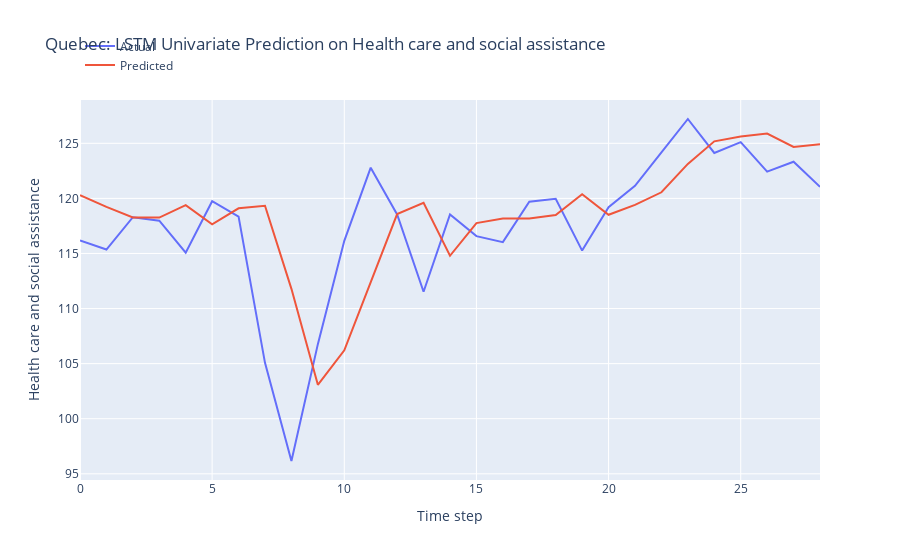

Write notebook code for a chart like this one.
### Markdown cell above
LSTM Model Development

### Code cell
n_features = 1
X_train = X_train.reshape(X_train.shape[0], X_train.shape[1], n_features)

# define model
model = Sequential()
model.add(LSTM(50, activation='relu', input_shape=(n_steps, n_features)))
model.add(Dense(1))

# model = Sequential()
# model.add(LSTM(100, activation='relu', input_shape=(n_steps, n_features), kernel_regularizer=L2(0.001), return_sequences=True))
# model.add(LSTM(50, activation='relu', kernel_regularizer=L2(0.01)))
# model.add(Dense(1))

def r_squared(y_true, y_pred):
    SS_res =  K.sum(K.square(y_true - y_pred)) 
    SS_tot = K.sum(K.square(y_true - K.mean(y_true))) 
    return ( 1 - SS_res/(SS_tot + K.epsilon()) )

# Compile the model
model.compile(optimizer='adam', 
              loss='mse',
              metrics=[r_squared])

early_stopping = EarlyStopping(monitor='loss', patience=5, restore_best_weights=True)

# fit model
history = model.fit(X_train, y_train, 
          epochs = 20,
          batch_size = 32,
          verbose = 0,
          callbacks=[early_stopping])

# Obtain the MSE and R-squared from the last epoch
last_epoch_mse = history.history['loss'][-1]
last_epoch_r_squared = history.history['r_squared'][-1]

# Print the MSE and R-squared
print("Mean Squared Error (MSE) from the last epoch:", last_epoch_mse)
print("R-squared from the last epoch:", last_epoch_r_squared)

# plot loss and r2 score
plt.figure(figsize=(10, 6))

# Plot train loss
plt.plot(history.history['loss'], label='Train Loss')

# Plot train R-squared score
plt.plot(history.history['r_squared'], label='Train R2')

plt.title('Model Training Loss and R-squared Score')
plt.xlabel('Epochs')
plt.ylabel('Value')
plt.legend()
plt.grid(True)
plt.show()

# Evaluate the model
loss = model.evaluate(X_test, y_test)
print("MSE and R_squared:", loss)

# make prediction on test data
X_test = X_test.reshape(X_test.shape[0], X_test.shape[1], n_features)
y_pred = model.predict(X_test)

# Print the first 5 predictions and actual values
print("Predictions:")
flattened_predictions = [pred[0] for pred in y_pred[:10]]
print(flattened_predictions)
# print(y_pred[:10].tolist())
print("Actual values:")
rounded_actual_values = [round(value, len(str(prediction).split('.')[1])) for value, prediction in zip(y_test[:10], flattened_predictions)]
print(rounded_actual_values)

# plot the actual and predicted values for test data
trace1 = go.Scatter(x=np.arange(len(y_test)), y=y_test.flatten(), mode='lines', name='Actual')
trace2 = go.Scatter(x=np.arange(len(y_pred)), y=y_pred.flatten(), mode='lines', name='Predicted')

# Create layout
layout = go.Layout(
    title='Quebec: LSTM Univariate Prediction on Health care and social assistance',
    xaxis=dict(title='Time step'),
    yaxis=dict(title='Health care and social assistance'),
    legend=dict(x=0, y=1.18)
)

# Create figure
fig = go.Figure(data=[trace1, trace2], layout=layout)

# Show plot
fig.show()

### Figure 1 — Plotly figure (JSON) as saved in the notebook; plotly's stock layout.template omitted (floating-point values rounded to 4 significant figures)
{"data": [{"mode": "lines", "name": "Actual", "type": "scatter", "x": [0, 1, 2, 3, 4, 5, 6, 7, 8, 9, 10, 11, 12, 13, 14, 15, 16, 17, 18, 19, 20, 21, 22, 23, 24, 25, 26, 27, 28], "y": [116.2, 115.4, 118.3, 118.0, 115.1, 119.7, 118.3, 105.1, 96.16, 106.8, 116.1, 122.8, 118.5, 111.5, 118.5, 116.6, 116.0, 119.7, 120.0, 115.3, 119.2, 121.1, 124.2, 127.2, 124.1, 125.1, 122.4, 123.3, 121.0]}, {"mode": "lines", "name": "Predicted", "type": "scatter", "x": [0, 1, 2, 3, 4, 5, 6, 7, 8, 9, 10, 11, 12, 13, 14, 15, 16, 17, 18, 19, 20, 21, 22, 23, 24, 25, 26, 27, 28], "y": [120.3, 119.2, 118.3, 118.3, 119.4, 117.6, 119.1, 119.3, 111.8, 103.1, 106.2, 112.5, 118.6, 119.6, 114.8, 117.8, 118.2, 118.2, 118.5, 120.4, 118.5, 119.4, 120.6, 123.1, 125.2, 125.6, 125.9, 124.7, 124.9]}], "layout": {"legend": {"x": 0, "y": 1.18}, "title": {"text": "Quebec: LSTM Univariate Prediction on Health care and social assistance"}, "xaxis": {"title": {"text": "Time step"}}, "yaxis": {"title": {"text": "Health care and social assistance"}}}}
